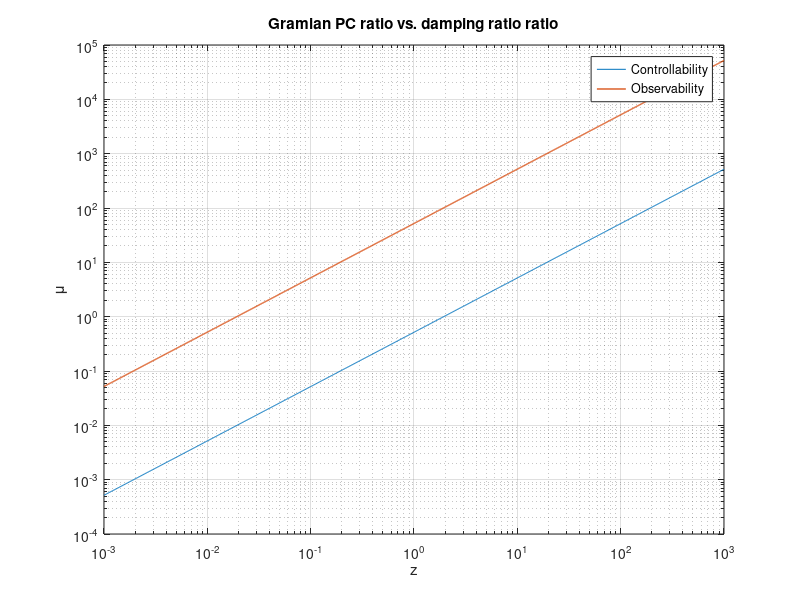
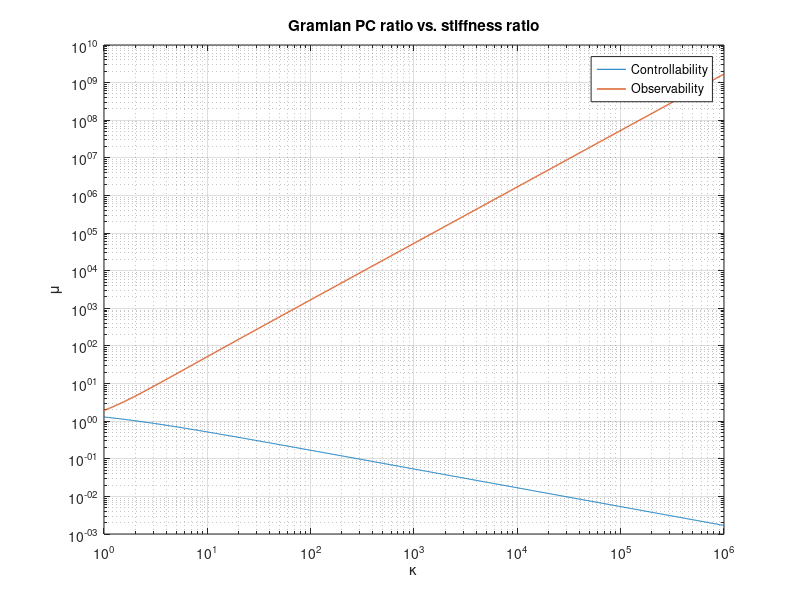
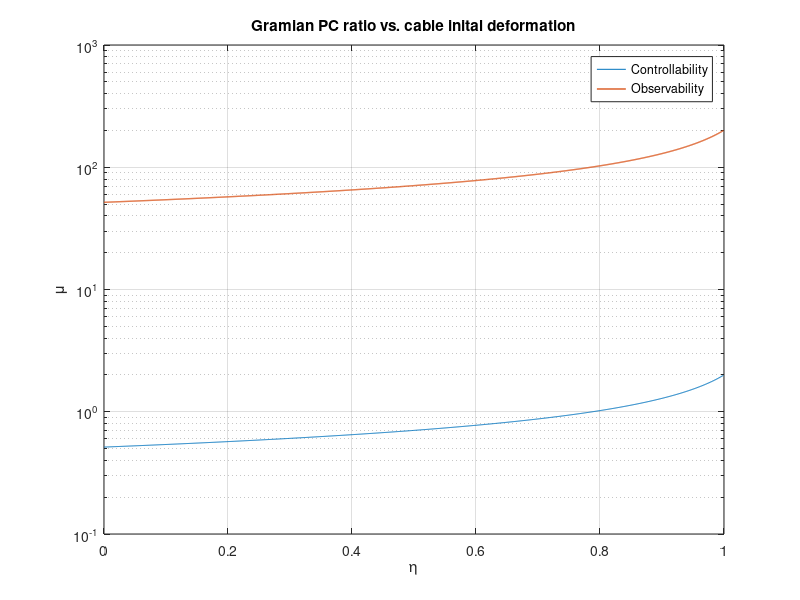

Write MATLAB code to recreate these figures, in order.
clear, close all

% Def params
steps = 1000;
z = logspace(-3,3,steps); % damping ratios ratio ... z = [0,inf]
kappa = logspace(0,6,steps); % stiffness ratio ... kappa = [0,inf]
eta = linspace(0,0.999,steps); % cable deformation ... eta = [0,1)

% Default constant values
kappa_ = 10; % strut 10x stiffer than cable
eta_ = 0.01; % one percent deformation
z_ = 1; % equal damping of 1st and 2nd mode

mu_cz = zeros(steps,1); mu_oz = zeros(steps,1);
for i = 1:steps
    d = sqrt(1+2^(1/2)*kappa_*(1-eta_));
    mu_cz(i) = 2*z(i)/d;
    mu_oz(i) = z(i)*(2*kappa_^2+1)/d;
end

mu_ck = zeros(steps,1); mu_ok = zeros(steps,1);
for i = 1:steps
    d = sqrt(1+2^(1/2)*kappa(i)*(1-eta_));
    mu_ck(i) = 2*z_/d;
    mu_ok(i) = z_*(2*kappa(i)^2+1)/d;
end

mu_ce = zeros(steps,1); mu_oe = zeros(steps,1);
for i = 1:steps
    d = sqrt(1+2^(1/2)*kappa_*(1-eta(i)));
    mu_ce(i) = 2*z_/d;
    mu_oe(i) = z_*(2*kappa_^2+1)/d;
end

%% Plot
close all

figure(1)
loglog(z,mu_cz,z,mu_oz,'Linewidth',1)
title('Gramian PC ratio vs. damping ratio ratio')
xlabel('z'); ylabel('\mu');
legend('Controllability','Observability','Location','best');
grid on

figure(2)
loglog(kappa,mu_ck,kappa,mu_ok,'Linewidth',1)
title('Gramian PC ratio vs. stiffness ratio')
xlabel('\kappa'); ylabel('\mu');
legend('Controllability','Observability','Location','best');
grid on

figure(3)
semilogy(eta,mu_ce,eta,mu_oe,'Linewidth',1)
title('Gramian PC ratio vs. cable inital deformation')
xlabel('\eta'); ylabel('\mu');
legend('Controllability','Observability','Location','best');
grid on